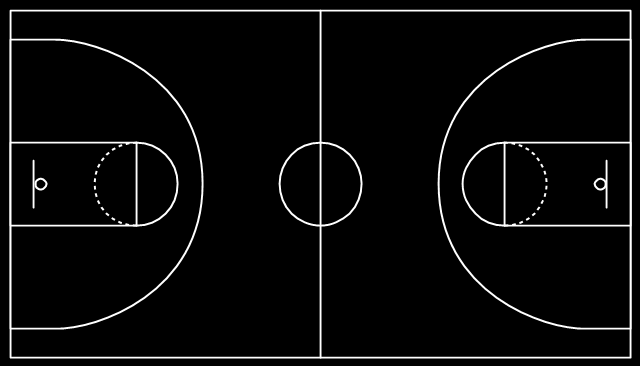
#> input picture CV_2026.1-main/assets/Background_2.png, 640 x 366 px
$ python show_homography_points.py
#> lines starting #> are read from the running program, lines starting #| are printed output that depends on the picture
import json
import os
import cv2


HOMOGRAPHY_JSON = "dst_homo_2 bkp.json"
REFRESH_INTERVAL_MS = 50
MARGIN_PX = 40

def load_points(path: str):
    with open(path, "r", encoding="utf-8") as f:
        data = json.load(f)
    pts = {}
    for p in data.get("dst_homo", []):
        try:
            pid = int(p["id"])
            x = float(p["x"])
            y = float(p["y"])
        except Exception:
            continue
        pts[pid] = (x, y)
    return pts


def draw_points(img, points, circle_color=(0, 255, 0), text_color=(0, 0, 255), offset=(0, 0)):
    off_x, off_y = offset
    for pid, (x, y) in points.items():
        cx, cy = int(round(x + off_x)), int(round(y + off_y))
        cv2.circle(img, (cx, cy), 6, circle_color, -1)
        cv2.putText(img, str(pid), (cx + 8, cy + 4), cv2.FONT_HERSHEY_SIMPLEX, 0.6, text_color, 2, cv2.LINE_AA)


def show_image_with_points(image_path: str, points_path: str, window_name: str):
#> called with image_path = 'CV_2026.1-main/assets/Background_2.png', window_name = 'dst_homo_2 bkp.json'
    img = cv2.imread(image_path)
#> img is the input picture: shape (366, 640, 3); min 0, max 255, mean 10
    if img is None:
        raise FileNotFoundError(f"Imagem não encontrada: {image_path}")

    cv2.namedWindow(window_name, cv2.WINDOW_NORMAL)

    last_mtime = None
    while True:
        try:
            mtime = os.path.getmtime(points_path)
        except FileNotFoundError:
            mtime = None

        if mtime != last_mtime:
            last_mtime = mtime
            points = load_points(points_path) if mtime is not None else {}
#> (reads CV_2026.1-main/assets/dst_homo_2 bkp.json from the repository)
            h, w = img.shape[:2]
#> h = 366; w = 640
            img_copy = cv2.copyMakeBorder(
                img,
                MARGIN_PX,
                MARGIN_PX,
                MARGIN_PX,
                MARGIN_PX,
                cv2.BORDER_CONSTANT,
                value=(0, 0, 0),
            )
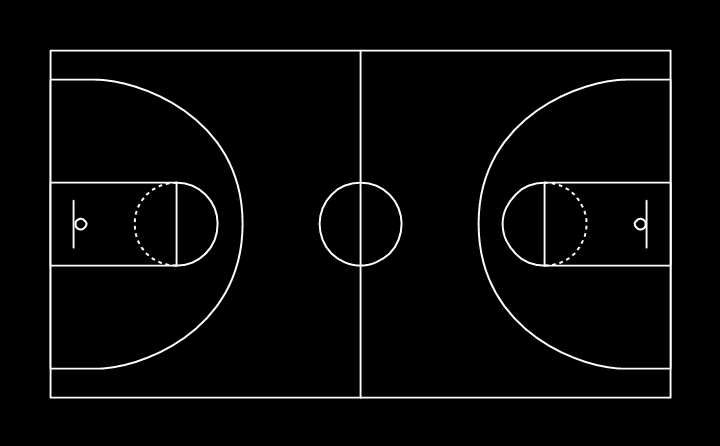
#> img_copy: shape (446, 720, 3); min 0, max 255, mean 7.3
            draw_points(img_copy, points, offset=(MARGIN_PX, MARGIN_PX))
#> after the loop in draw_points, `for pid, (x, y) in points.items():`:
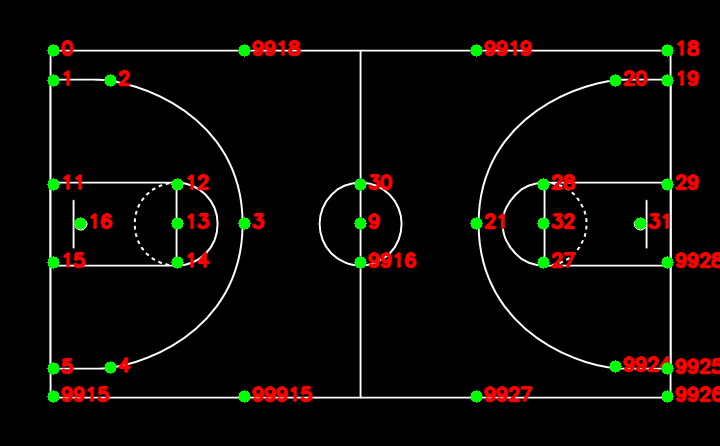
#> img: shape (446, 720, 3); mean B, G, R 6, 9, 13.1
            cv2.imshow(window_name, img_copy)

        key = cv2.waitKey(REFRESH_INTERVAL_MS)
#> (key Esc is pressed here)
        if key != -1:
            break


def main():
    root = os.path.abspath(os.path.join(os.path.dirname(__file__), ".."))
    image_path = os.path.join(root, "assets", "Background_2.png")
    points_path = os.path.join(root, "assets", HOMOGRAPHY_JSON)

    print("Mostrando a janela — atualizando em tempo real. Pressione qualquer tecla para fechar...")
    show_image_with_points(image_path, points_path, os.path.basename(points_path))
    cv2.destroyAllWindows()


if __name__ == "__main__":
    main()
